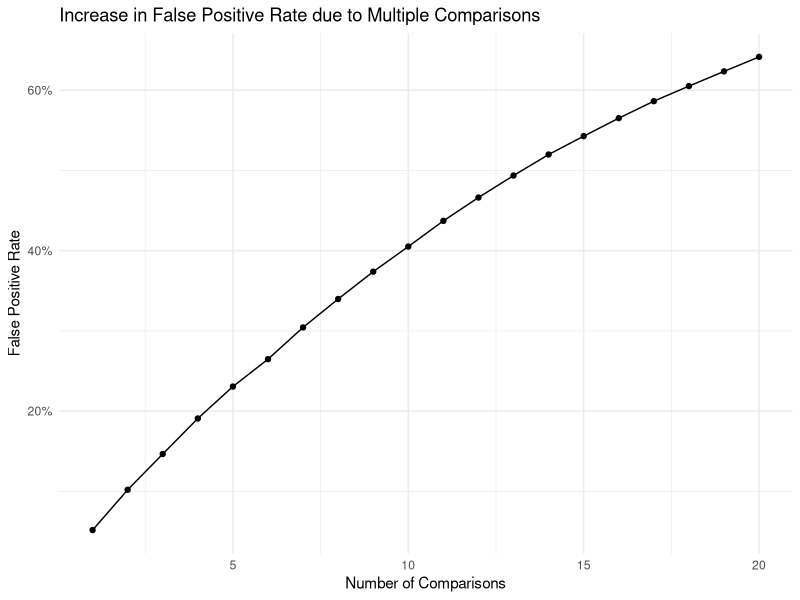
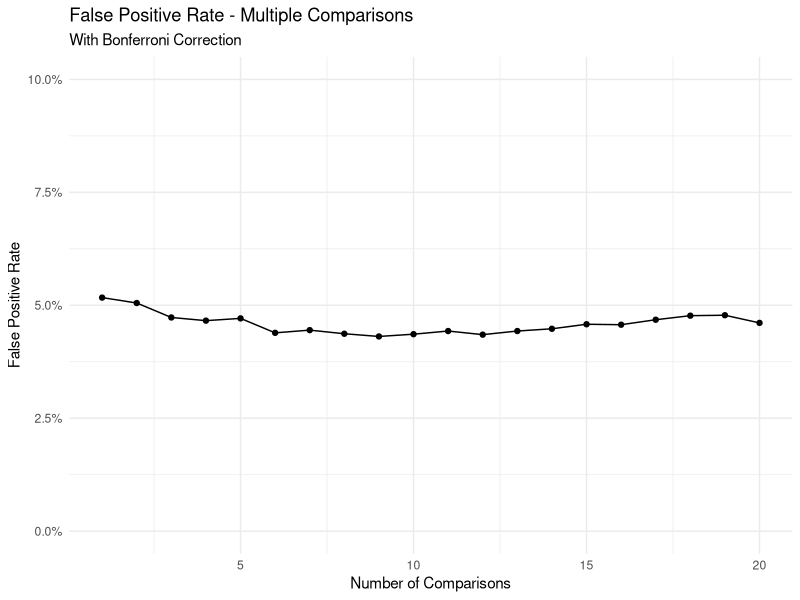

The R script that drew these images, in order: (Note: this script raises an error after producing the figures.)
## A/B Testing: Multiple Comparisons/Multiple Testing issues:
## For each simulation, we will generate K datasets (k = 1, 5, 10, 20) which will represent changes due to
## several different hypothetical tests (changing a website's color, text, etc.)

## This will illustrate that as the number of comparisons/tests increases, the chances of a type 1 error
## increase significantly.

library(tidyverse)

N <- 1000 # Set sample size (i.e. number of data points or people viewing website)
Nsim <- 10000 # Set number of simulations
k <- 20 # Set maximum number of datasets to generate each simulation
pmat <- matrix(NA, nrow = Nsim, ncol = k) # Create matrix to store p-values of each dataset for each simulation
error_rate <- data.frame(matrix(NA, nrow = k, ncol = 3)) # Create dataframe to store error rates
error_rate[,1] <- seq(1:k); colnames(error_rate) = c("k", "error_rate1", "error_rate2")

# Generate 10,000 simulations of 20 datasets, and for each one, test if the mean = 120, or =/= 120.
# We assume we know the true distribution of data to be normal with mean 120 and standard deviation 15.

for(i in 1:Nsim){
  xmat = matrix(rnorm(k*N, 120, 15), nrow = N, ncol = k)
  TS = (colMeans(xmat) - 120)/(15/sqrt(N))
  pmat[i,] = pnorm(TS, lower.tail=F)
  
}

# Calculate total type 1 error rates for each number of k (with and without Bonferroni correction):
for (j in 1:k) {
  error_rate[j,2] <- mean(rowSums(pmat[,1:j, drop = FALSE] < 0.05) >= 1)
  error_rate[j,3] <- mean(rowSums(pmat[,1:j, drop = FALSE] < 0.05/j) >= 1)
}

# Plot Type 1 Error rate (False Positive Rate) vs. Number of Comparisons (k):
ggplot(error_rate, aes(x = k, y = error_rate1)) + 
  geom_point() + 
  geom_line() +
  ggtitle(label = "Increase in False Positive Rate due to Multiple Comparisons") +
  xlab("Number of Comparisons") + ylab("False Positive Rate") +
  scale_y_continuous(labels = scales::percent_format(accuracy = 1)) + 
  theme_minimal()

ggplot(error_rate, aes(x = k, y = error_rate2)) + 
  geom_point() + 
  geom_line() +
  ggtitle(label = "False Positive Rate - Multiple Comparisons",
          subtitle = "With Bonferroni Correction") +
  xlab("Number of Comparisons") + ylab("False Positive Rate") +
  scale_y_continuous(limits = c(0,.10), labels = scales::percent) + 
  theme_minimal()




# plot of false positives vs. adjusted
error_rate %>% 
  mutate(actual1 = 1-(.95)^(1:20),
         actual2 = 0.05) %>% 
  pivot_longer(cols = -k) %>% 
  ggplot(aes(x = k, y = value, group = name, color = name, alpha = name)) + 
  geom_point() + 
  geom_line() +
  scale_color_manual(values = c('red', 'blue', 'red', 'blue')) +
  scale_alpha_manual(values = c(1, 1, 0.5, 0.5)) +
  geom_curve(aes(x = 11, y = 0.6, 
                 xend = 14.5, yend = 0.54),
             curvature = -0.4, color = 'red', size = 0.1,
             arrow = arrow(type = 'closed', length = unit(0.3, "cm"))) +
  annotate('label', x = 8, y = 0.6, label = "Simulated unadjusted rate", 
           fill = 'white', color = 'red') +
  
  geom_curve(aes(x = 13.5, y = 0.35, 
                 xend = 8.5, yend = 0.32),
             curvature = -0.4, color = 'red', size = 0.1,
             arrow = arrow(type = 'closed', length = unit(0.3, "cm"))) +
  annotate('label', x = 15, y = 0.35, label = "Analytical solution", 
           fill = 'white', color = "red") +
  
  geom_curve(aes(x = 13, y = 0.12, 
                 xend = 15.5, yend = 0.07),
             curvature = -0.4, color = 'blue', size = 0.1,
             arrow = arrow(type = 'closed', length = unit(0.3, "cm"))) +
  annotate('label', x = 10, y = 0.12, label = "Bonferroni adjusted rate",
           fill = 'white', color = 'blue') +
  labs(title = "Unadjusted mulitple comparisons increase false positives",
       subtitle = paste0(scales::comma(simulations), " simulations"),
       x = "Number of comparisons",
       y = "False positive rate") +
  scale_y_continuous(labels = scales::percent_format(accuracy = 1),
                     limits = c(0, 0.70)) + 
  theme_minimal() +
  theme(legend.position = 'none')

ggsave('figures/mutliple_comparisons.png',
       device = "png",
       height = 4,
       width = 6)


